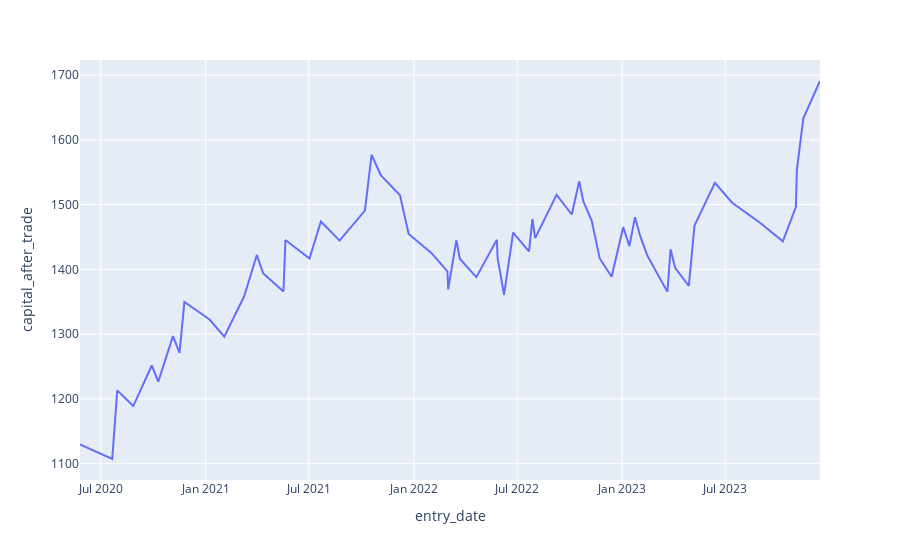

The notebook cell this image was saved under:
### Code cell
import strategy_tester
from strategies.Heikin_Ashi_Moving_Average_Strategy import HeikinAshiMovingAverage
import utility

levels = [4837.63, 4657.17, 4474.29, 4316.33, 4117.5, 3983.73, 3790.0, 3615.57, 3469.91, 3253.09, 2992.6]
strategy = HeikinAshiMovingAverage(levels, useSR=True, useUpdateSl=False)
trades = strategy_tester.strategyLoop(dfH4, strategy)

# trades
_, _, _ = utility.countNbLossesAndWins(trades, display=True)
_, _ = utility.computeAvgLossesAndWins(trades, display=True)
_ = utility.getTotalProfitInPercent(trades, display=True)
utility.displayCapitalOverTime(trades)
